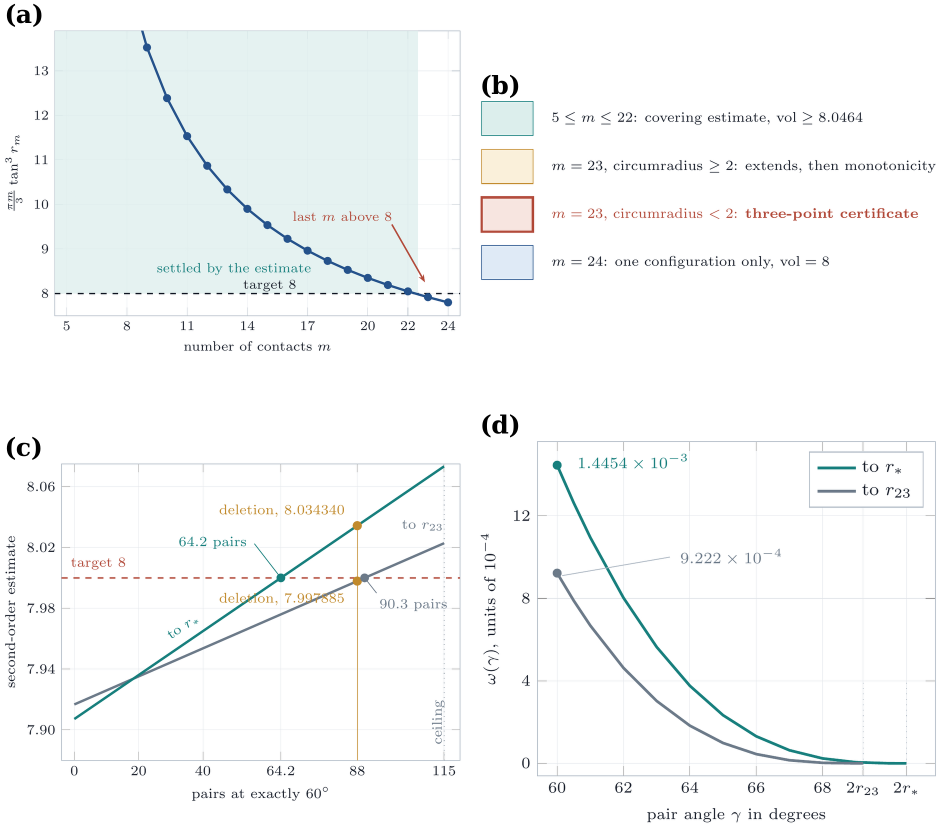
#> input picture paper/figures_new/old/fig_c_counting.png, 1882 x 1656 px (shown at 1/2 size)
$ python fig_c_counting.py
#> lines starting #> are read from the running program, lines starting #| are printed output that depends on the picture; after the words box and inside, x2 and y2 are one past the last pixel; in counts of white or black regions, pixels touching at a corner belong together
### paper/figures_new/oldpanels.py
"""
oldpanels.py -- reuse of the rendered panels of a composite figure.

Several composites of the paper combine ray-traced three-dimensional panels,
which are kept, with data panels that have been redrawn here so that no label
touches a curve, a bar or another label.  The rendered panels are cut out of
the composite along its white gutters and placed unchanged on the new grid.
"""
import numpy as np
import matplotlib.pyplot as plt


def load(path):
#> called with path = 'old/fig_c_counting.png'
    a = plt.imread(path)
#> a is the input picture: shape (1656, 1882, 3) float32; mean R, G, B 0.967, 0.975, 0.976
    if a.ndim == 3 and a.shape[2] == 4:
        al = a[..., 3:4]
        a = a[..., :3] * al + (1.0 - al)
    return a


def white_bands(mask, axis, min_len):
    """maximal runs of all-white rows (axis=0) or columns (axis=1) of at least min_len"""
    line = mask.all(axis=1 - axis)
    runs, start = [], None
    for i, w in enumerate(line):
        if w and start is None:
            start = i
        if not w and start is not None:
            if i - start >= min_len:
                runs.append((start, i))
            start = None
    if start is not None and len(line) - start >= min_len:
        runs.append((start, len(line)))
    return runs


def split_rows(img, min_gap=12):
    """the composite cut into rows along its widest interior white bands"""
#> called with min_gap = 20
    white = img.mean(axis=2) > 0.985
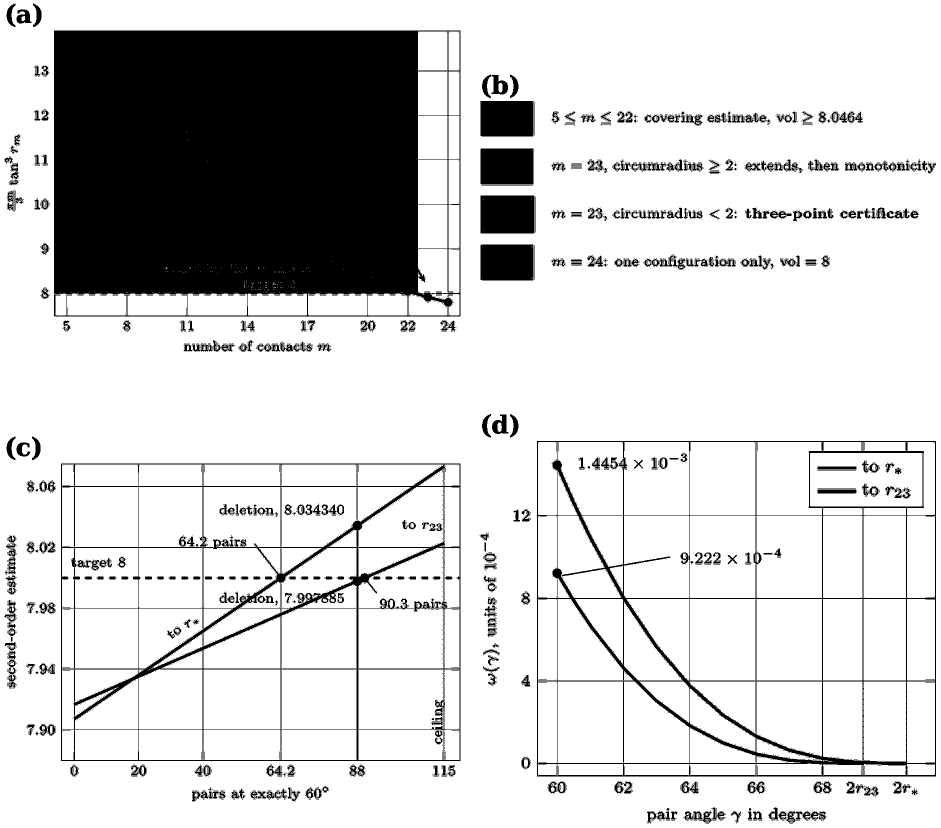
#> white: shape (1656, 1882) bool (shown at 1/2 size); 82.1% white; 2913 black regions (2479 under 20 px), largest, box (x1, y1, x2, y2) and area: (108, 61, 921, 633) 389880, (1073, 882, 1872, 1553) 34743, (122, 927, 921, 1522) 32713
    bands = [b for b in white_bands(white, 0, min_gap) if b[0] > 0 and b[1] < img.shape[0]]
#> the loop in white_bands, `for i, w in enumerate(line):` made 1656 passes
#> w on passes 1 to 8: True, True, True, True, True, True, True, False
#> after the loop in white_bands, `for i, w in enumerate(line):`: runs = [(704, 828)]; start = 1647
#> bands = [(704, 828)]
    cuts = [0] + [(a + b) // 2 for a, b in bands] + [img.shape[0]]
#> cuts = [0, 766, 1656]
    return [img[cuts[i]:cuts[i + 1]] for i in range(len(cuts) - 1)]


# [5 lines left out: function split_cols, not called in this run]


def trim(img, pad=4):
    """the image with its uniform white border removed"""
#> called with pad = 4
    ink = img.mean(axis=2) < 0.985
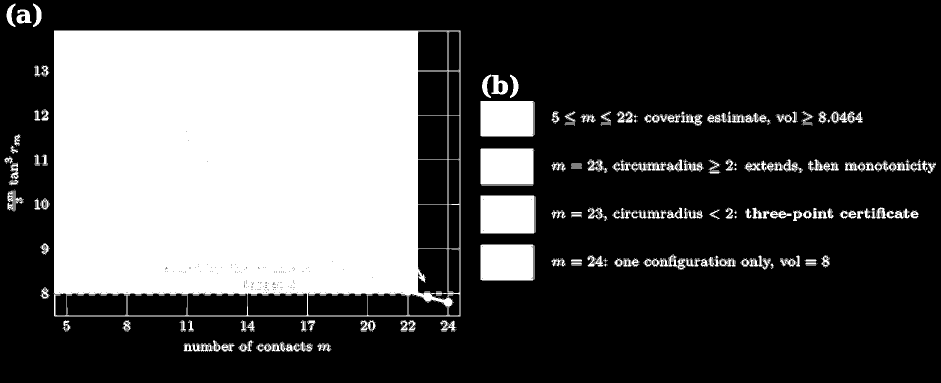
#> ink: shape (766, 1882) bool (shown at 1/2 size); 31.4% white; 1305 white regions (1093 under 20 px), largest, box (x1, y1, x2, y2) and area: (108, 61, 921, 633) 389880, (961, 392, 1069, 466) 7989, (962, 297, 1067, 369) 7559
    rows, cols = np.where(ink.any(axis=1))[0], np.where(ink.any(axis=0))[0]
#> rows = 665 values from 7 to 703; cols = 1777 values from 8 to 1871
    if len(rows) == 0:
        return img
    r0, r1 = max(rows[0] - pad, 0), min(rows[-1] + pad + 1, img.shape[0])
#> r0 = 3; r1 = 708
    c0, c1 = max(cols[0] - pad, 0), min(cols[-1] + pad + 1, img.shape[1])
#> c0 = 4; c1 = 1876
    return img[r0:r1, c0:c1]
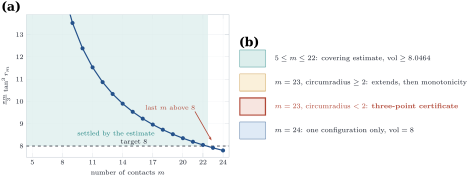
#> returned value: shape (705, 1872, 3) float32 (shown at 1/4 size); mean of channels 0, 1, 2 0.949, 0.964, 0.964; drawn as R, G, B


def show(ax, img):
    ax.imshow(img, interpolation="lanczos")
    ax.set_axis_off()

### paper/figures_new/figstyle.py
"""
figstyle.py -- drawing conventions shared by every figure script of the paper,
and a label collision test that each figure has to pass before it is written
to disk.

Palette: a small fixed categorical set (validated for colour-vision deficiency
on a white surface), assigned in a fixed order and never cycled; one sequential
hue for magnitudes; neutral inks for text and axes.  Labels are placed by hand.
"""
import logging
import numpy as np
import matplotlib
matplotlib.use("Agg")

# Embedding a font in the vector output makes fontTools read the header of the
# system font file and report on the date stamp it finds there.  That has no
# bearing on the figure, so the message is kept out of the console.
logging.getLogger("fontTools").setLevel(logging.ERROR)
import matplotlib.pyplot as plt
from matplotlib import rcParams
from matplotlib.colors import LightSource, to_rgb
from mpl_toolkits.mplot3d.art3d import Poly3DCollection, Line3DCollection

# categorical slots, fixed order
BLUE = "#2a78d6"
ORANGE = "#eb6834"
AQUA = "#1baf7a"
YELLOW = "#eda100"
MAGENTA = "#e87ba4"
VIOLET = "#4a3aa7"
SERIES = [BLUE, ORANGE, AQUA, YELLOW, MAGENTA, VIOLET]

INK = "#0b0b0b"
INK2 = "#52514e"
INK3 = "#8b8a85"
GRID = "#d8d7d2"
SURFACE = "#ffffff"
PANEL = "#f4f3ef"

DPI = 400

rcParams.update({
    "figure.facecolor": SURFACE,
    "savefig.facecolor": SURFACE,
    "font.family": "serif",
    "font.serif": ["DejaVu Serif"],
    "mathtext.fontset": "dejavuserif",
    "font.size": 8.5,
    "axes.edgecolor": INK2,
    "axes.labelcolor": INK,
    "axes.linewidth": 0.7,
    "axes.titlesize": 9,
    "xtick.color": INK2,
    "ytick.color": INK2,
    "xtick.direction": "out",
    "ytick.direction": "out",
    "xtick.major.width": 0.6,
    "ytick.major.width": 0.6,
    "text.color": INK,
    "grid.color": GRID,
    "grid.linewidth": 0.5,
    "legend.frameon": False,
    "legend.fontsize": 7.5,
    "lines.linewidth": 1.4,
    "lines.solid_capstyle": "round",
    "pdf.fonttype": 42,
})


def panel_label(ax, s, x=-0.02, y=1.03):
    ax.text(x, y, s, transform=ax.transAxes, fontsize=10, fontweight="bold", ha="right", va="bottom", color=INK)


def clean_axes(ax):
    for side in ("top", "right"):
        ax.spines[side].set_visible(False)
    ax.grid(True, axis="y", zorder=0)
    ax.set_axisbelow(True)


# [77 lines left out: functions blank_3d, shade, surface_faces, add_surface, tube, not called in this run]


# ----------------------------------------------------------------------------
# collision test
# ----------------------------------------------------------------------------
INSET = 1.5
EDGE_FRACTION = 0.05
EDGE_LEVEL = 20
# a label may also sit on a flat tint, which carries no edges at all in its
# interior; COVER_FRACTION is the share of the label box that may be covered by
# such a tint before the label counts as placed on drawing.  COVER_LEVEL is how
# far below the page colour a tint has to sit before it competes with the text:
# a wash within about a tenth of the page colour does not, a solid one does.
COVER_FRACTION = 0.12
COVER_LEVEL = 25
TEST_DPI = 300


def _texts(fig):
    r = fig.canvas.get_renderer()
    out = list(fig.texts)
    for ax in fig.get_axes():
        out.extend(ax.texts)
        if getattr(ax, "axison", True) and not hasattr(ax, "get_zlim"):
            out += [ax.title, ax.xaxis.label, ax.yaxis.label]
            try:
                bb = ax.get_window_extent(renderer=r)
            except Exception:
                bb = None
            for t in list(ax.get_xticklabels()) + list(ax.get_yticklabels()):
                try:
                    tb = t.get_window_extent(renderer=r)
                except Exception:
                    continue
                if bb is None or (tb.x1 >= bb.x0 - 50 and tb.x0 <= bb.x1 + 50 and tb.y1 >= bb.y0 - 50 and tb.y0 <= bb.y1 + 50):
                    out.append(t)
        leg = ax.get_legend()
        if leg is not None:
            out.extend(leg.get_texts())
    keep = []
    for t in out:
        try:
            if t.get_visible() and isinstance(t.get_text(), str) and t.get_text().strip():
                keep.append(t)
        except Exception:
            pass
    return keep


def _boxes(fig, texts):
    r = fig.canvas.get_renderer()
    out = []
    for t in texts:
        try:
            bb = t.get_window_extent(renderer=r)
        except Exception:
            continue
        if bb.width <= 0 or bb.height <= 0:
            continue
        out.append((t, bb.x0 + INSET, bb.y0 + INSET, bb.x1 - INSET, bb.y1 - INSET))
    return out


def check_overlap(fig, name):
    """returns the number of collisions found; prints each one.

    The raster tests below read the figure at TEST_DPI rather than at the
    working resolution, so that a small label box holds enough pixels for the
    measured fractions to mean what they say."""
    dpi0 = fig.dpi
    fig.set_dpi(max(dpi0, TEST_DPI))
    fig.canvas.draw()
    texts = _texts(fig)
    boxes = _boxes(fig, texts)
    hits = 0
    for i in range(len(boxes)):
        for j in range(i + 1, len(boxes)):
            a = boxes[i]; b = boxes[j]
            if a[1] < b[3] and b[1] < a[3] and a[2] < b[4] and b[2] < a[4]:
                hits += 1
                print(f"  [{name}] text/text: '{a[0].get_text()[:30]}' vs '{b[0].get_text()[:30]}'")
    # a legend is opaque and is drawn last, so anything of ours that reaches
    # under it is hidden however clean the text-against-text test comes out
    r = fig.canvas.get_renderer()
    for ax in fig.get_axes():
        leg = ax.get_legend()
        if leg is None:
            continue
        own = set(id(t) for t in leg.get_texts())
        try:
            lb = leg.get_window_extent(renderer=r)
        except Exception:
            continue
        for (t, x0, y0, x1, y1) in boxes:
            if id(t) in own:
                continue
            if x0 < lb.x1 and lb.x0 < x1 and y0 < lb.y1 and lb.y0 < y1:
                hits += 1
                print(f"  [{name}] text/legend: '{t.get_text()[:40]}' under the legend box")

    # text against ink
    full = np.asarray(fig.canvas.buffer_rgba())[:, :, :3].astype(float).mean(axis=2)
    vis = [(t, t.get_visible()) for t in texts]
    for t, _ in vis:
        t.set_visible(False)
    fig.canvas.draw()
    bare = np.asarray(fig.canvas.buffer_rgba())[:, :, :3].astype(float).mean(axis=2)
    for t, v in vis:
        t.set_visible(v)
    fig.canvas.draw()
    H = bare.shape[0]
    for (t, x0, y0, x1, y1) in boxes:
        if t.get_bbox_patch() is not None and t.get_bbox_patch().get_alpha() not in (0, 0.0) and t.get_bbox_patch().get_facecolor()[3] > 0.5:
            continue
        r0, r1 = int(H - y1), int(H - y0)
        c0, c1 = int(x0), int(x1)
        if r1 - r0 < 3 or c1 - c0 < 3:
            continue
        patch = bare[max(r0, 0):r1, max(c0, 0):c1]
        if patch.size == 0:
            continue
        gx = np.abs(np.diff(patch, axis=1)); gy = np.abs(np.diff(patch, axis=0))
        edges = (gx > EDGE_LEVEL).mean() + (gy > EDGE_LEVEL).mean()
        cover = (np.abs(patch - patch.max()) > COVER_LEVEL).mean()
        if edges > EDGE_FRACTION:
            hits += 1
            print(f"  [{name}] text/ink: '{t.get_text()[:40]}' edge density {edges:.3f}")
        elif cover > COVER_FRACTION:
            hits += 1
            print(f"  [{name}] text/tint: '{t.get_text()[:40]}' covered fraction {cover:.3f}")
    fig.set_dpi(dpi0)
    fig.canvas.draw()
    return hits


# [12 lines left out: function default_outdir, not called in this run]


def save(fig, name, outdir=None, vector=False, dpi=DPI):
    import os
    hits = check_overlap(fig, name)
    outdir = default_outdir() if outdir is None else outdir
    os.makedirs(outdir, exist_ok=True)
    if vector:
        fig.savefig(os.path.join(outdir, name + ".pdf"), bbox_inches="tight", pad_inches=0.02)
    fig.savefig(os.path.join(outdir, name + ".png"), dpi=dpi, bbox_inches="tight", pad_inches=0.02)
    print(f"{name}: {hits} collisions")
    plt.close(fig)
    return hits


# [9 lines left out: function front_mask, not called in this run]

### paper/figures_new/fig_c_counting.py
"""
fig_c_counting.py -- the contact count and the pairwise estimate at 23.

Panels (a) and (b), the covering bound against the count and the map of how
each part of the range is settled, are kept from the earlier composite.
Panels (c) and (d) are computed here from the formulas of the section on the
overlaps: the lens measure Lambda(r, gamma), the per-pair weight

    omega(gamma) = (1/4) int_0^R Lambda(r, gamma) d(sec^4 r),

and the bracket (1/4)[2 pi^2 + int_0^R (2 pi^2 - m C(r)) d(sec^4 r)] at m = 23,
for the two integration limits R = r_23 (where the bracket is the covering
bound (pi m/3) tan^3 r_23) and R = r_* = arccos sqrt(2/3).  The values the
paper quotes, omega(60 deg) = 0.000922... and 0.001445..., the bracket
7.907144... at r_*, the deletion at 88 pairs and the crossings at 90.3 and 64.2
pairs, are asserted before anything is drawn.
"""
import numpy as np
import matplotlib.pyplot as plt
from scipy.integrate import quad
from scipy.optimize import brentq
from figstyle import *
from oldpanels import load, split_rows, trim, show

m = 23
r23 = brentq(lambda r: 2 * r - np.sin(2 * r) - 2 * np.pi / m, 0.1, 1.5)
rs = np.arccos(np.sqrt(2 / 3))


def Lam(r, g):
    if r <= g / 2:
        return 0.0
    return 4 * np.pi * quad(lambda t: np.sin(t) ** 2 * (1 - np.tan(g / 2) / np.tan(t)), g / 2, r)[0]


def omega(g, R):
    if R <= g / 2:
        return 0.0
    return 0.25 * quad(lambda r: Lam(r, g) * 4 / np.cos(r) ** 4 * np.tan(r), g / 2, R)[0]


def bracket(R):
    C = lambda r: np.pi * (2 * r - np.sin(2 * r))
    return 0.25 * (2 * np.pi ** 2 + quad(lambda r: (2 * np.pi ** 2 - m * C(r)) * 4 / np.cos(r) ** 4 * np.tan(r), 0, R)[0])


w_s, w_23 = omega(np.pi / 3, rs), omega(np.pi / 3, r23)
A_s, A_23 = bracket(rs), bracket(r23)
assert abs(w_s - 0.0014454) < 1e-6 and abs(w_23 - 0.0009222) < 1e-6
assert abs(A_s - 7.907144) < 1e-6 and abs(A_23 - np.pi * m / 3 * np.tan(r23) ** 3) < 1e-9
n_s, n_23 = (8 - A_s) / w_s, (8 - A_23) / w_23
assert abs(n_s - 64.2) < 0.05 and abs(n_23 - 90.3) < 0.05, (n_s, n_23)
del_s, del_23 = A_s + 88 * w_s, A_23 + 88 * w_23
assert abs(del_s - 8.034340) < 1e-5 and abs(del_23 - 7.997885) < 1e-5, (del_s, del_23)

old = load("old/fig_c_counting.png")
top = trim(split_rows(old, 20)[0])
W_IN = 7.0
top_h = W_IN * top.shape[0] / top.shape[1]

fig = plt.figure(figsize=(W_IN, top_h + 2.6))
gs = fig.add_gridspec(2, 2, height_ratios=[top_h, 2.2], hspace=0.22, wspace=0.32,
                      left=0.09, right=0.985, top=0.99, bottom=0.09)
axt = fig.add_subplot(gs[0, :])
show(axt, top)

# (c) the estimate against the number of pairs at 60 degrees
ax = fig.add_subplot(gs[1, 0]); clean_axes(ax)
n = np.linspace(0, 115, 3)
ax.plot(n, A_s + n * w_s, color=AQUA, lw=1.3, label=r"to $r_*$")
ax.plot(n, A_23 + n * w_23, color=INK3, lw=1.3, label=r"to $r_{23}$")
ax.axhline(8, color=ORANGE, lw=0.8, ls=(0, (4, 2)))
ax.vlines(88, 7.88, 8.06, color=YELLOW, lw=0.7)
ax.vlines(115, 7.88, 7.96, color=INK3, lw=0.6, ls=(0, (1.5, 2)))
ax.scatter([88, 88], [del_s, del_23], s=16, color=YELLOW, zorder=5)
ax.scatter([n_s], [8], s=16, color=AQUA, zorder=5)
ax.scatter([n_23], [8], s=16, color=INK3, zorder=5)
ax.set_xlim(0, 132); ax.set_ylim(7.88, 8.07)
ax.set_xticks([0, 20, 40, 64.2, 88, 115])
ax.set_xticklabels(["0", "20", "40", "64.2", "88", "115"], fontsize=6.3)
ax.set_yticks([7.90, 7.94, 7.98, 8.02, 8.06])
ax.tick_params(labelsize=6.3)
ax.set_xlabel(r"pairs at exactly $60^\circ$", fontsize=7.5)
ax.set_ylabel("second-order estimate", fontsize=7.5)
ax.text(2, 8.003, "target 8", color=ORANGE, fontsize=6.3, ha="left", va="bottom")
ax.text(86, 8.040, "deletion, 8.034340", color=YELLOW, fontsize=6.0, ha="right", va="bottom")
ax.text(92, 7.981, "deletion, 7.997885", color=YELLOW, fontsize=6.0, ha="left", va="top", bbox=dict(facecolor=SURFACE, edgecolor="none", pad=0.3))
ax.text(61, 8.004, "64.2 pairs", color=AQUA, fontsize=6.0, ha="right", va="bottom")
ax.text(93, 7.996, "90.3 pairs", color=INK3, fontsize=6.0, ha="left", va="top")
ax.text(113.5, 7.895, "ceiling", color=INK3, fontsize=6.0, ha="right", va="bottom", rotation=90)
ax.legend(loc="upper left", fontsize=6.3, frameon=True, framealpha=1, edgecolor="none", handlelength=1.5, borderpad=0.25, bbox_to_anchor=(0.0, 1.0))
panel_label(ax, "(c)", x=-0.3, y=1.0)

# (d) the per-pair weight
ax2 = fig.add_subplot(gs[1, 1]); clean_axes(ax2)
gam = np.radians(np.linspace(60, 71, 120))
o_s = np.array([omega(g, rs) for g in gam]) * 1e4
o_23 = np.array([omega(g, r23) for g in gam]) * 1e4
ax2.plot(np.degrees(gam), o_s, color=AQUA, lw=1.3, label=r"to $r_*$")
ax2.plot(np.degrees(gam), o_23, color=INK3, lw=1.3, label=r"to $r_{23}$")
ax2.scatter([60, 60], [w_s * 1e4, w_23 * 1e4], s=14, color=[AQUA, INK3], zorder=5)
ax2.vlines([2 * np.degrees(r23), 2 * np.degrees(rs)], 0, 3, color=INK3, lw=0.5, ls=(0, (1.5, 2)))
ax2.set_xlim(59.5, 72.2); ax2.set_ylim(0, 16)
ax2.set_xticks([60, 62, 64, 66, 68, 2 * np.degrees(r23), 2 * np.degrees(rs)])
ax2.set_xticklabels(["60", "62", "64", "66", "68", "", ""], fontsize=6.3)
ax2.text(2 * np.degrees(r23) - 0.15, 3.4, r"$2r_{23}$", fontsize=6.3, ha="right", va="bottom", color=INK2, bbox=dict(facecolor=SURFACE, edgecolor="none", pad=0.3))
ax2.text(2 * np.degrees(rs) + 0.15, 3.4, r"$2r_*$", fontsize=6.3, ha="left", va="bottom", color=INK2, bbox=dict(facecolor=SURFACE, edgecolor="none", pad=0.3))
ax2.tick_params(labelsize=6.3)
ax2.set_xlabel(r"pair angle $\gamma$ in degrees", fontsize=7.5)
ax2.set_ylabel(r"$\omega(\gamma)$, units of $10^{-4}$", fontsize=7.5)
ax2.text(60.5, 14.7, r"$1.4454\times10^{-3}$", color=AQUA, fontsize=6.3, ha="left", va="bottom")
ax2.text(63.6, 9.0, r"$9.222\times10^{-4}$", color=INK3, fontsize=6.3, ha="left", va="bottom")
ax2.legend(loc="upper right", fontsize=6.5, frameon=True, framealpha=1, edgecolor="none", handlelength=1.6, borderpad=0.3, bbox_to_anchor=(1.0, 1.0))
panel_label(ax2, "(d)", x=-0.3, y=1.0)
save(fig, "fig_c_counting", outdir="../figures")
#> in save, `fig.savefig(os.path.join(outdir, name + ".png"), dpi=dpi, bbox_inches=..`:
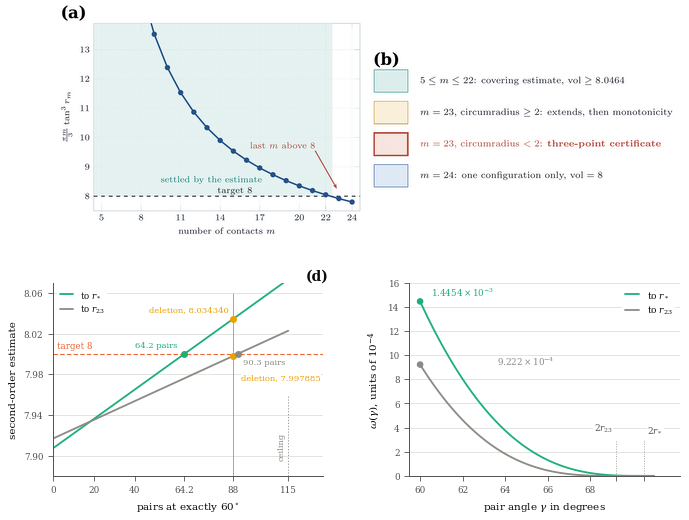
#> figure drawn by matplotlib, 3 panels; panel 3: curve peaks at x = 60, y = 14.45; panel 3: curve peaks at x = 60, y = 9.22
